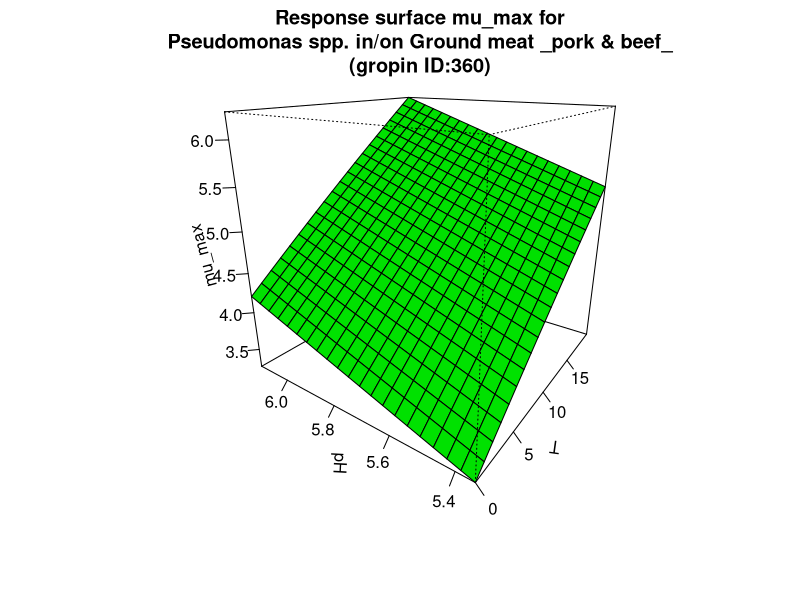

The R script that drew this image:
#############################
# start of Parameter script
#############################
T <- seq(0,19.98001998002,length.out=21)
pH <- seq(5.34534,6.12387612387612,length.out=21)
#############################
# end of Parameter script
#############################
############################# 
# start of Model script Gropin ID 360 
#############################
 
# constant coefficients for this model
lagref <- 40.2
dlag <- 1.22
Elag <- 68.8
 
variables <- data.frame(T,pH)
argumentsPar <- expand.grid(variables)
 
# heart of the model
response_surface <- function(T,pH) {
   mumax <-(log(lagref)-dlag*(5.7-pH)-(Elag/0.00831)*((1/(T+273))-(1/273)))

return(mumax=mumax)
} 

# output parameters
mumax <- cbind(argumentsPar,response_surface(argumentsPar['T'],argumentsPar['pH']))
colnames(mumax) <- c(colnames(argumentsPar),'mumax')
#############################
# End of Model script
#############################
############################# 
# start of Visualisation script Gropin ID 360 
#############################
persp(T,pH,matrix(unlist(mumax$mumax),nrow=21),col = 'green',xlab='T',ylab='pH',zlab='mu_max',main='Response surface mu_max for
Pseudomonas spp. in/on Ground meat _pork & beef_
(gropin ID:360)',theta=305,phi=20,shade=0.25,ticktype = 'detailed')
#############################
# End of Visualisation script
#############################
